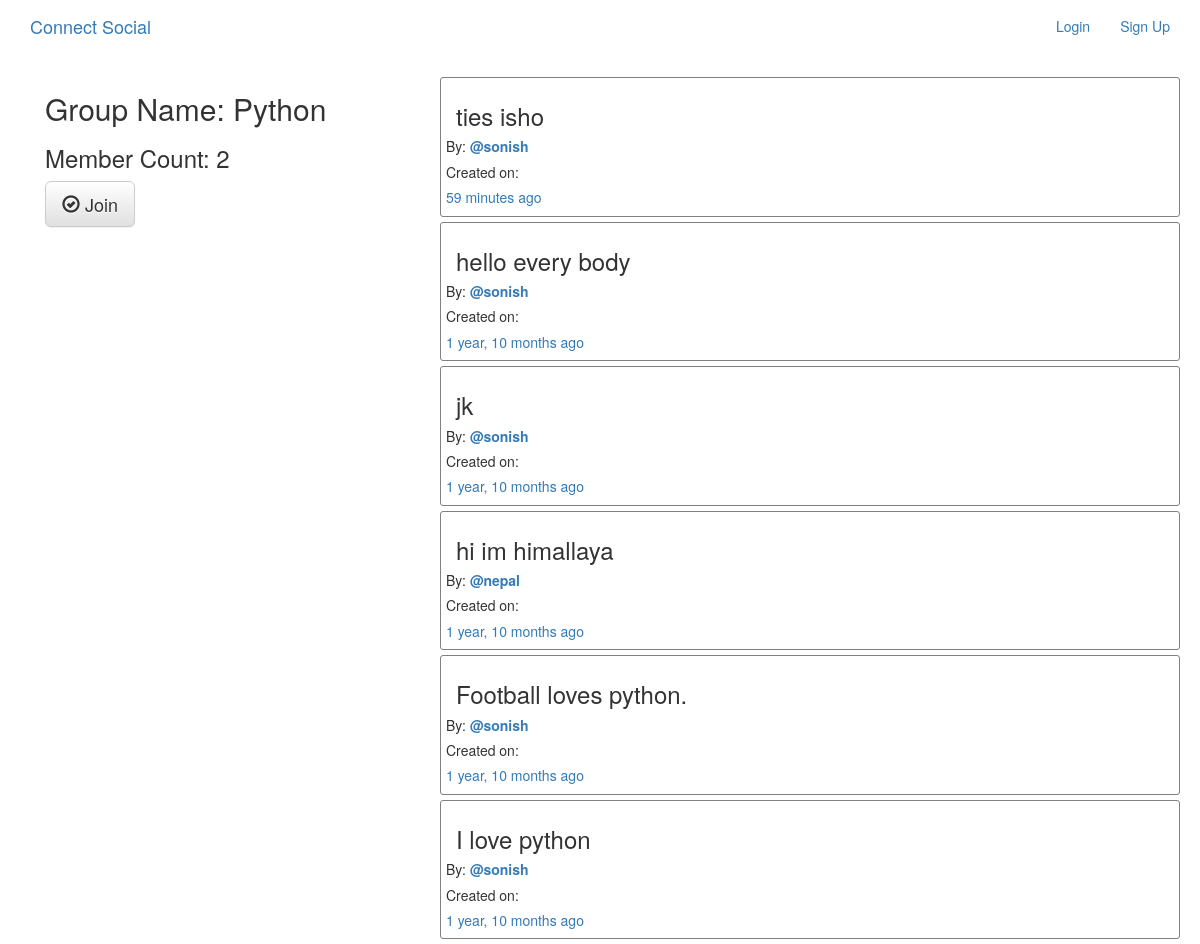
Page /groups/posts/in/python/ on the committed database.
### groups/models.py (models this page shows, shortened)
class Group(models.Model):
    name = models.CharField(max_length=255, unique=True)
    slug = models.SlugField(allow_unicode=True, unique=True)
    description = models.TextField(blank=True, default='')
    description_html = models.TextField(editable=False, default='', blank=True)
    members = models.ManyToManyField(User,through="GroupMember")
    class Meta:
        ordering = ["name"]

### posts/models.py (models this page shows, shortened)
class Post(models.Model):
    user = models.ForeignKey(User,related_name="posts",on_delete=models.CASCADE)
    created_at = models.DateTimeField(auto_now= True)
    message = models.TextField()
    message_html = models.TextField(editable = False)
    group = models.ForeignKey(Group,related_name = "posts",null = True,blank=True,on_delete=models.CASCADE)
    class Meta:
        ordering= ['-created_at']
        unique_together = ['user','message']

### groups/views.py (the view)
# urls.py: url(r'posts/in/(?P<slug>[-\w]+)/$',views.SingleGroup.as_view(),name="single"),
class SingleGroup(generic.DetailView):
    model = Group

### groups/templates/groups/group_detail.html
{%extends "groups/group_base.html"%}
{%block pregroup%}
<div class="col-md-4">
  <h2>Group Name: {{group.name}}</h2>
  <h3>Member Count: {{group.members.count}}</h3>
  <div class="content">
    {%if  user in group.members.all%}
      <a href="{%url 'groups:leave' slug=group.slug %}" class="btn btn-lg btn-fill btn-warning">
        <span class="glyphicon glyphicon-remove-circle"></span>
          Leave
      </a>
    {%else%}
      <a href="{%url 'groups:join' slug=group.slug %}"class="btn btn-lg btn-fill btn-default">
        <span class="glyphicon glyphicon-ok-circle"></span>
          Join
      </a>
    {%endif%}
  </div>
</div>
{%endblock%}
{%block group_content%}
  <div class="col-md-8">
      {%if group.posts.count == 0%}
        <h2>No posts in this group yet.</h2>
      {%else%}
        {%for post in group.posts.all%}
          {%include "posts/_post.html"%}
        {%endfor%}
      {%endif%}
  </div>
</div>
{%endblock%}

### posts/templates/posts/_post.html (shortened to what this page needs)
{%load humanize%}
<div class="poster">
  <h3>{{post.message_html|safe}}</h3>
  <div class="media-body">
    <h5 class="media-heading">
    <span class="username">
    By:  <a href="{%url 'posts:for_user' username=post.user.username%}"><strong>@{{post.user.username}}</strong></a>
    </span>
    <time class="time">
      <h5>Created on:</h5>
      <a href="{%url 'posts:single' username=post.user.username pk=post.pk%}">{{post.created_at|timesince}}
        ago
      </a>
    </time>
    </h5>
  </div>
</div>

### static/posts/posts.css (style rules this page uses)
.poster { border: 1px solid grey; border-radius: 3px; margin: 5px; padding: 5px; }
.poster h3 { padding:0px 10px; }

### rows in the picture
Group: name "Python", members.count "2"
Post: message_html "ties isho", user.username "sonish", created_at "59 minutes"
Post: message_html "hello every body", user.username "sonish", created_at "1 year, 10 months"
Post: message_html "jk", user.username "sonish", created_at "1 year, 10 months"
Post: message_html "hi im himallaya", user.username "nepal", created_at "1 year, 10 months"
Post: message_html "Football loves python.", user.username "sonish", created_at "1 year, 10 months"
Post: message_html "I love python", user.username "sonish", created_at "1 year, 10 months"
